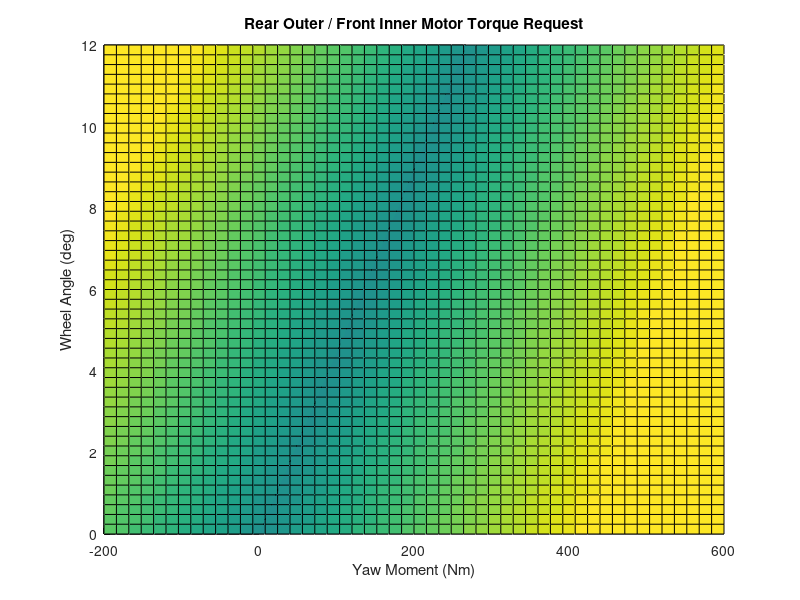

Recreate this plot in MATLAB.
N = 51
M = 51

x = linspace (-200, 600, N);
y = linspace (0, 12, M);

torqueRl = []
torqueRr = []
torqueFl = []
torqueFr = []

for i = [1:N]
  for j = [1:M]

  #TODO(Barach): Validate all these

  wheelRadius = 0.0254 * 10;
  gearRatio = 14;

  trackWidthFront = 1.22;
  trackWidthRear = 1.2;
  frontRearWeightBias = 0.52;

  wheelBase = 1.528;

  wheelAngle = y (j);

  lx = trackWidthFront / 2.0;
  ly = wheelBase * frontRearWeightBias;
  lr = sqrt (lx * lx + ly * ly);
  a = atand (ly / lx);

  yawTransferRl =  gearRatio * trackWidthRear / (2.0 * wheelRadius);
  yawTransferRr = -gearRatio * trackWidthRear / (2.0 * wheelRadius);

  yawTransferFl =  gearRatio * lr / wheelRadius * cosd (a - wheelAngle);
  yawTransferFr = -gearRatio * lr / wheelRadius * cosd (a + wheelAngle);

  throttlePosition = 0.7;
  torqueLimit = 84 * throttlePosition;

  momentIdeal = x (i);

  drivingTorqueLimit = 21;
  regenTorqueLimit = -21;

  # Option 1 (Will likely overload the FL tire in understeer conditions)

##  drivingBiasFr = 0.6;
##  momentBiasFr = 0.4;
##
##  A = [1,             1,             0,             0
##       0,             0,             1,             1
##       yawTransferRl, yawTransferRr, 0,             0
##       0,             0,             yawTransferFl, yawTransferFr];
##
##  B = [     drivingBiasFr  * torqueLimit,
##       (1 - drivingBiasFr) * torqueLimit,
##            momentBiasFr   * momentIdeal,
##       (1 - momentBiasFr)  * momentIdeal];

  # Option 2 (Cannot find any values that are normal, useless)

##  drivingBiasFr = 0.6;
##  drivingBiasLr = 0.45;
##
##  A = [1,                 1,                 1,                 1,
##       yawTransferRl,     yawTransferRr,     yawTransferFl,     yawTransferFr,
##       drivingBiasFr-1,   drivingBiasFr-1,   drivingBiasFr,     drivingBiasFr,
##       drivingBiasLr-1,   drivingBiasLr,     drivingBiasLr-1,   drivingBiasLr]
##
##  B = [torqueLimit,
##       momentIdeal,
##       0,
##       0]

  # Option 3 (Doesn't respect driving F/R bias in oversteer/understeer conditions)

##  drivingBiasFr = 0.6;
##
##  A = [1,             1,             1,             1,
##       yawTransferRl, yawTransferRr, yawTransferFl, yawTransferFr,
##       0,             2,             0,             0,
##       0,             0,             2,             0]
##
##  B = [torqueLimit,
##       momentIdeal,
##       drivingBiasFr * torqueLimit,
##       (1-drivingBiasFr) * torqueLimit]
##
##  C = A^-1 * B;
##
##  torqueRl (i) = C (1);
##  torqueRr (i) = C (2);
##  torqueFl (i) = C (3);
##  torqueFr (i) = C (4);

  # Current Implementation

  drivingBiasFr = 0.5;

  if (wheelAngle >= 0)
  #if (momentIdeal >= 0)
    yawTransferRo = yawTransferRl;
    yawTransferRi = yawTransferRr;
    yawTransferFo = yawTransferFl;
    yawTransferFi = yawTransferFr;
  else
    yawTransferRo = yawTransferRr;
    yawTransferRi = yawTransferRl;
    yawTransferFo = yawTransferFr;
    yawTransferFi = yawTransferFl;
  endif

  torqueRi = drivingBiasFr * torqueLimit / 2;
  torqueFo = (1 - drivingBiasFr) * torqueLimit / 2;

  momentRequired = momentIdeal - torqueRi * yawTransferRi - torqueFo * yawTransferFo;

  torqueRo =  (momentRequired - 0.5 * torqueLimit * yawTransferFi) / (yawTransferRo - yawTransferFi);
  torqueFi = -(momentRequired - 0.5 * torqueLimit * yawTransferRo) / (yawTransferRo - yawTransferFi);

  # TODO(Barach): Does not work.

  if (torqueRo > drivingTorqueLimit)
    torqueRo = drivingTorqueLimit
    torqueFi = torqueLimit/2 - drivingTorqueLimit
  endif
  if (torqueFi > drivingTorqueLimit)
    torqueFi = drivingTorqueLimit
    torqueRo = torqueLimit/2 - drivingTorqueLimit
  endif

  if (torqueRo < regenTorqueLimit)
    torqueRo = regenTorqueLimit;
    torqueFi = torqueLimit/2 - regenTorqueLimit;
  endif
  if (torqueFi < regenTorqueLimit)
    torqueFi = regenTorqueLimit;
    torqueRo = torqueLimit/2 - regenTorqueLimit;
  endif

  if (wheelAngle >= 0)
  #if (momentIdeal >= 0)
    torqueRl (j,i) = torqueRo;
    torqueRr (j,i) = torqueRi;
    torqueFl (j,i) = torqueFo;
    torqueFr (j,i) = torqueFi;
  else
    torqueRl (j,i) = torqueRi;
    torqueRr (j,i) = torqueRo;
    torqueFl (j,i) = torqueFi;
    torqueFr (j,i) = torqueFo;
  endif

endfor
endfor

figure;
hold on;

#surf (x, y (51:101), torqueRl (51:101,:));
#surf (x, y (1:49),   torqueRr (1:49,:));
#surf (x, y (1:49),   torqueFl (1:49,:));
#surf (x, y (51:101), torqueFr (51:101,:));

surf (x, y, torqueRl);
surf (x, y, torqueFr);

title ("Rear Outer / Front Inner Motor Torque Request")
xlabel ("Yaw Moment (Nm)")
ylabel ("Wheel Angle (deg)")

#plot (x, drivingTorqueLimit * ones (N));
#plot (x, regenTorqueLimit * ones (N));

#plot ([momentMax, momentMax], [regenTorqueLimit, drivingTorqueLimit])
#plot ([momentMin, momentMin], [regenTorqueLimit, drivingTorqueLimit])

#legend ("RL", "RR", "FL", "FR");

#xlabel ("Moment Request (Nm)");
#ylabel ("Motor Torques (Nm)");
